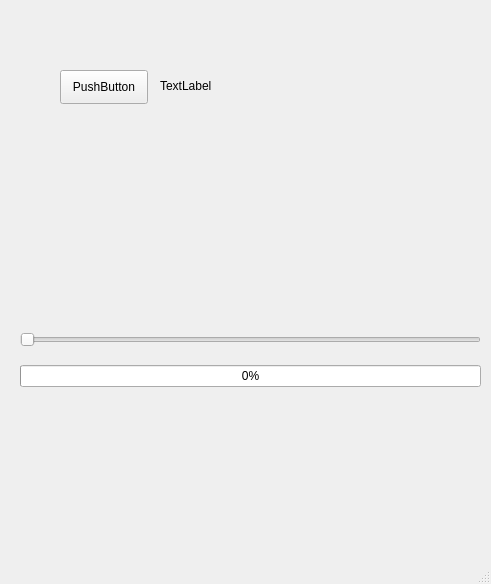
<?xml version="1.0" encoding="UTF-8"?>
<ui version="4.0">
 <class>MainWindow</class>
 <widget class="QMainWindow" name="MainWindow">
  <property name="geometry">
   <rect>
    <x>0</x>
    <y>0</y>
    <width>491</width>
    <height>584</height>
   </rect>
  </property>
  <property name="windowTitle">
   <string>MainWindow</string>
  </property>
  <widget class="QWidget" name="centralwidget">
   <widget class="QPushButton" name="pushButton">
    <property name="geometry">
     <rect>
      <x>60</x>
      <y>70</y>
      <width>88</width>
      <height>34</height>
     </rect>
    </property>
    <property name="text">
     <string>PushButton</string>
    </property>
   </widget>
   <widget class="QLabel" name="label">
    <property name="geometry">
     <rect>
      <x>160</x>
      <y>70</y>
      <width>181</width>
      <height>31</height>
     </rect>
    </property>
    <property name="text">
     <string>TextLabel</string>
    </property>
   </widget>
   <widget class="QWidget" name="">
    <property name="geometry">
     <rect>
      <x>20</x>
      <y>320</y>
      <width>461</width>
      <height>81</height>
     </rect>
    </property>
    <layout class="QVBoxLayout" name="verticalLayout">
     <item>
      <widget class="QSlider" name="horizontalSlider">
       <property name="maximum">
        <number>100</number>
       </property>
       <property name="singleStep">
        <number>2</number>
       </property>
       <property name="orientation">
        <enum>Qt::Horizontal</enum>
       </property>
      </widget>
     </item>
     <item>
      <widget class="QProgressBar" name="progressBar">
       <property name="value">
        <number>0</number>
       </property>
      </widget>
     </item>
    </layout>
   </widget>
  </widget>
  <widget class="QMenuBar" name="menubar">
   <property name="geometry">
    <rect>
     <x>0</x>
     <y>0</y>
     <width>491</width>
     <height>30</height>
    </rect>
   </property>
  </widget>
  <widget class="QStatusBar" name="statusbar"/>
 </widget>
 <resources/>
 <connections/>
</ui>
